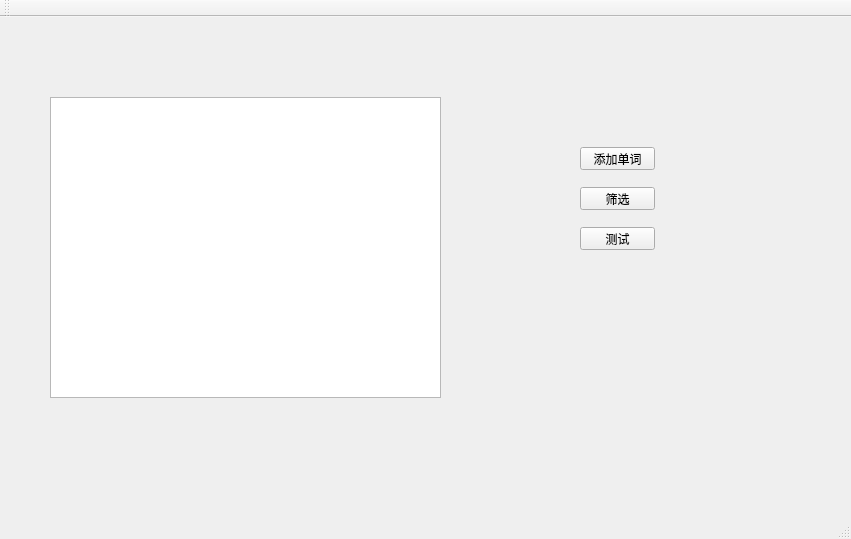
<?xml version="1.0" encoding="UTF-8"?>
<ui version="4.0">
 <class>MainWindow</class>
 <widget class="QMainWindow" name="MainWindow">
  <property name="geometry">
   <rect>
    <x>0</x>
    <y>0</y>
    <width>851</width>
    <height>539</height>
   </rect>
  </property>
  <property name="windowTitle">
   <string>MainWindow</string>
  </property>
  <widget class="QWidget" name="centralWidget">
   <widget class="QPushButton" name="ins_but">
    <property name="geometry">
     <rect>
      <x>580</x>
      <y>130</y>
      <width>75</width>
      <height>23</height>
     </rect>
    </property>
    <property name="text">
     <string>添加单词</string>
    </property>
   </widget>
   <widget class="QPushButton" name="test_but">
    <property name="geometry">
     <rect>
      <x>580</x>
      <y>210</y>
      <width>75</width>
      <height>23</height>
     </rect>
    </property>
    <property name="text">
     <string>测试</string>
    </property>
   </widget>
   <widget class="QPushButton" name="sel_but">
    <property name="geometry">
     <rect>
      <x>580</x>
      <y>170</y>
      <width>75</width>
      <height>23</height>
     </rect>
    </property>
    <property name="text">
     <string>筛选</string>
    </property>
   </widget>
   <widget class="QTableView" name="tableView">
    <property name="geometry">
     <rect>
      <x>50</x>
      <y>80</y>
      <width>391</width>
      <height>301</height>
     </rect>
    </property>
   </widget>
  </widget>
  <widget class="QMenuBar" name="menuBar">
   <property name="geometry">
    <rect>
     <x>0</x>
     <y>0</y>
     <width>851</width>
     <height>23</height>
    </rect>
   </property>
  </widget>
  <widget class="QToolBar" name="mainToolBar">
   <property name="windowTitle">
    <string>Benkyu</string>
   </property>
   <attribute name="toolBarArea">
    <enum>TopToolBarArea</enum>
   </attribute>
   <attribute name="toolBarBreak">
    <bool>false</bool>
   </attribute>
  </widget>
  <widget class="QStatusBar" name="statusBar"/>
 </widget>
 <layoutdefault spacing="6" margin="11"/>
 <resources/>
 <connections/>
</ui>
